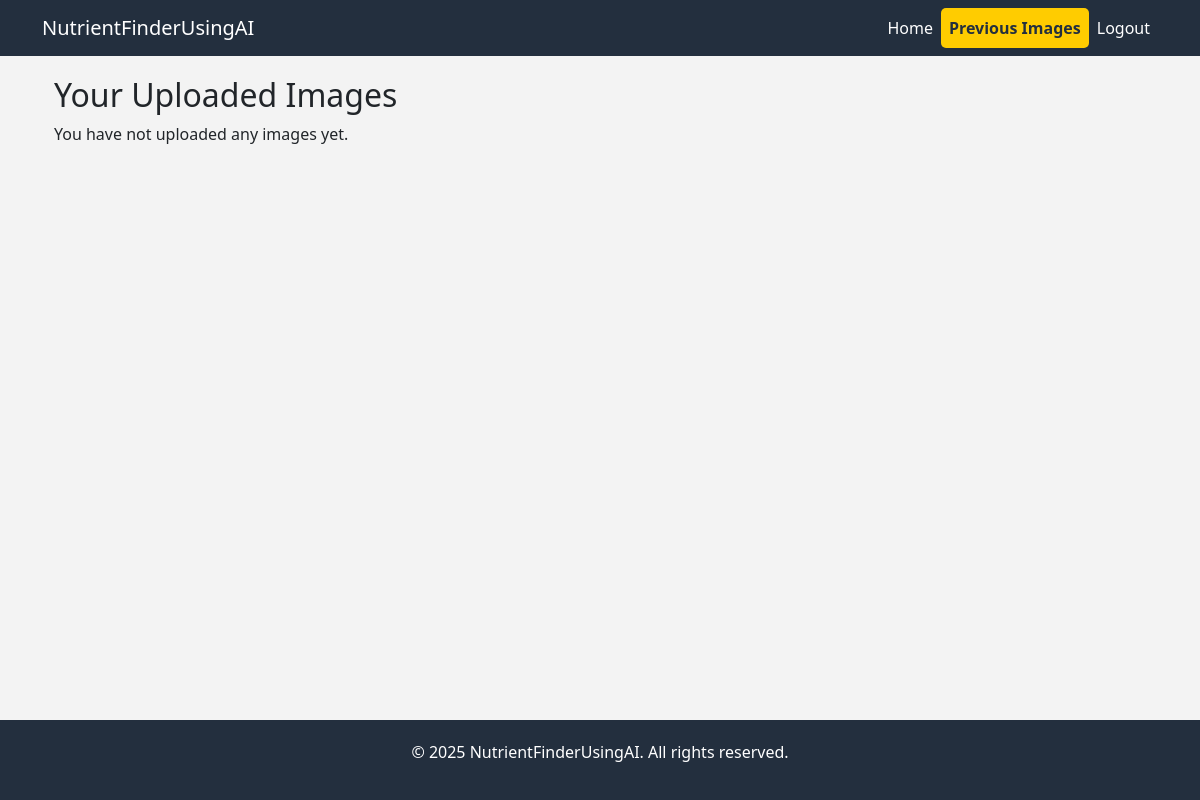
/uploaded_images/ (signed in), run on an earlier commit of the app's database.
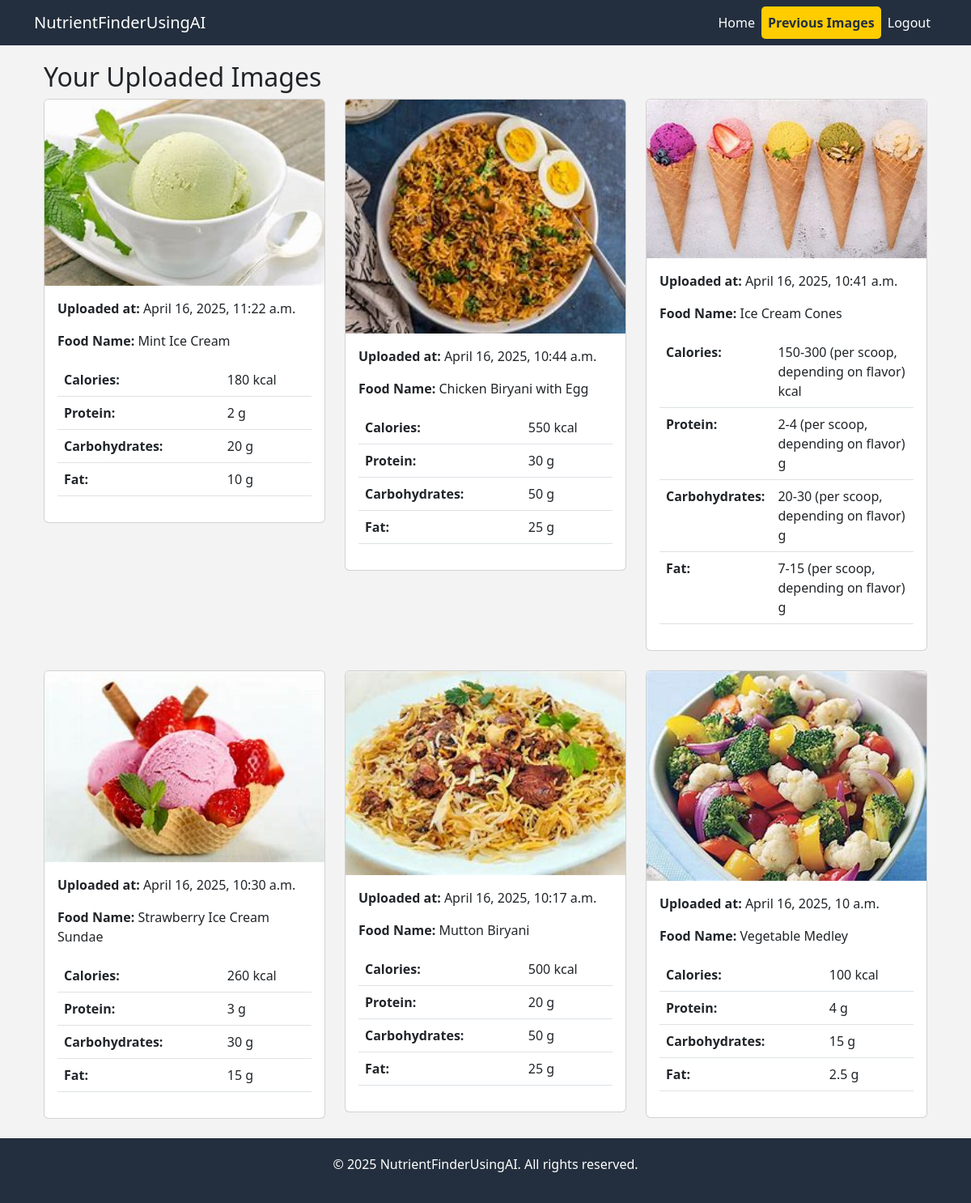
And on a later commit of the database.
### app/models.py (models this page shows, shortened)
class UploadedFood(models.Model):
    user = models.ForeignKey(User, on_delete=models.CASCADE)  # Add a ForeignKey to User
    image = models.ImageField(upload_to='uploads/')
    content = models.TextField(blank=True, null=True)  # To store AI response
    uploaded_at = models.DateTimeField(auto_now_add=True)

### app/views.py (the view)
# urls.py: path('uploaded_images/', views.uploaded_images, name='uploaded_images'),
@login_required
def uploaded_images(request):
    uploaded_images = UploadedFood.objects.filter(user=request.user).order_by('-uploaded_at')
    for uploaded in uploaded_images:
        if uploaded.content:
            try:
                parsed = json.loads(uploaded.content)
                if isinstance(parsed, list) and parsed:
                    uploaded.parsed_content = parsed[0]
                else:
                    uploaded.parsed_content = parsed
            except json.JSONDecodeError:
                uploaded.parsed_content = {}
        else:
            uploaded.parsed_content = {}
    return render(request, 'Dashboard/uploaded_images.html', {'uploads': uploaded_images})

### templates/Dashboard/uploaded_images.html (shortened to what this page needs)
{% extends 'base.html' %}
{% block content %}
<div class="container">
    <h2>Your Uploaded Images</h2>
    {% if uploads %}
        <div class="row">
            {% for upload in uploads %}
                <div class="col-md-4">
                    <div class="card mb-4">
                        <img src="{{ upload.image.url }}" class="card-img-top" alt="Uploaded Image">
                        <div class="card-body">
                            <p><strong>Uploaded at:</strong> {{ upload.uploaded_at }}</p>
                            {% if upload.parsed_content.food_name %}
                                <p><strong>Food Name:</strong> {{ upload.parsed_content.food_name }}</p>
                            {% else %}
                                <p><strong>Food Name:</strong> Not detected</p>
                            {% endif %}
                            <table class="table">
                                <tbody>
                                    <tr>
                                        <td><strong>Calories:</strong></td>
                                        <td>{{ upload.parsed_content.calories }} kcal</td>
                                    </tr>
                                    <tr>
                                        <td><strong>Protein:</strong></td>
                                        <td>{{ upload.parsed_content.protein }} g</td>
                                    </tr>
                                    <tr>
                                        <td><strong>Carbohydrates:</strong></td>
                                        <td>{{ upload.parsed_content.carbohydrates }} g</td>
                                    </tr>
                                    <tr>
                                        <td><strong>Fat:</strong></td>
                                        <td>{{ upload.parsed_content.fat }} g</td>
                                    </tr>
                                </tbody>
                            </table>
                        </div>
                    </div>
                </div>
            {% endfor %}
        </div>
    {% else %}
        <p>You have not uploaded any images yet.</p>
    {% endif %}
</div>
{% endblock %}

### templates/base.html (shortened to what this page needs)
<!DOCTYPE html>
<html lang="en">
<head>
    <link href="https://cdn.jsdelivr.net/npm/bootstrap@5.3.0/dist/css/bootstrap.min.css" rel="stylesheet">
</head>
<body>
    <nav class="navbar navbar-expand-lg">
        <div class="container">
            <a class="navbar-brand" href="#">NutrientFinderUsingAI</a>
            <div class="collapse navbar-collapse" id="navbarNav">
                <ul class="navbar-nav ms-auto">
                    <li class="nav-item">
                        <a class="nav-link" href="{% url 'home' %}">Home</a>
                    </li>
                    {% if user.is_authenticated %}
                        <li class="nav-item">
                            <a class="nav-link highlighted-link" href="{% url 'uploaded_images' %}">Previous Images</a>
                        </li>
                        <li class="nav-item">
                            <a class="nav-link" href="{% url 'logout' %}">Logout</a>
                        </li>
                    {% endif %}
                </ul>
            </div>
        </div>
    </nav>
    <div class="container content">
        {% block content %}{% endblock %}
    </div>
    <div class="footer">
        <p>&copy; 2025 NutrientFinderUsingAI. All rights reserved.</p>
    </div>
</body>
</html>

### templates/base.html (style rules this page uses)
body { background-color: #f3f3f3; display: flex; flex-direction: column; min-height: 100vh; }
.navbar { background-color: #232f3e; }
.navbar-brand, .nav-link { color: white !important; }
.content { margin-top: 20px; flex: 1; }
.highlighted-link { background-color: #ffcc00; color: #232f3e !important; border-radius: 5px; font-weight: bold; }
.footer { background-color: #232f3e; color: white; padding: 20px; text-align: center; margin-top: auto; }

What changed in the data, as far as the page shows it:
added UploadedFood: image (picture), uploaded_at "April 16, 2025, 11:22 a.m.", parsed_content.food_name "Mint Ice Cream", parsed_content.calories "180", parsed_content.protein "2", parsed_content.carbohydrates "20", parsed_content.fat "10"
added UploadedFood: image (picture), uploaded_at "April 16, 2025, 10:44 a.m.", parsed_content.food_name "Chicken Biryani with Egg", parsed_content.calories "550", parsed_content.protein "30", parsed_content.carbohydrates "50", parsed_content.fat "25"
added UploadedFood: image (picture), uploaded_at "April 16, 2025, 10:41 a.m.", parsed_content.food_name "Ice Cream Cones", parsed_content.calories "150-300 (per scoop, depending on flavor)", parsed_content.protein "2-4 (per scoop, depending on flavor)", parsed_content.carbohydrates "20-30 (per scoop, depending on flavor)", parsed_content.fat "7-15 (per scoop, depending on flavor)"
added UploadedFood: image (picture), uploaded_at "April 16, 2025, 10:30 a.m.", parsed_content.food_name "Strawberry Ice Cream Sundae", parsed_content.calories "260", parsed_content.protein "3", parsed_content.carbohydrates "30", parsed_content.fat "15"
added UploadedFood: image (picture), uploaded_at "April 16, 2025, 10:17 a.m.", parsed_content.food_name "Mutton Biryani", parsed_content.calories "500", parsed_content.protein "20", parsed_content.carbohydrates "50", parsed_content.fat "25"
added UploadedFood: image (picture), uploaded_at "April 16, 2025, 10 a.m.", parsed_content.food_name "Vegetable Medley", parsed_content.calories "100", parsed_content.protein "4", parsed_content.carbohydrates "15", parsed_content.fat "2.5"
Also different on the page:
text no longer shown: "You have not uploaded any images yet."
